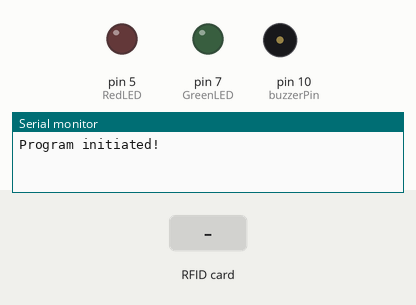
Bench run of a sketch on a simulated Arduino Uno, built with avr-gcc and run on an emulated ATmega328P. Parts: output pins drawn as LEDs (lit = HIGH), buzzer (waves = sounding), the last lines printed to the serial monitor. The test bench sets the inputs (shaded band).

Above: at 1.2 s.
1.3 s: RFID card 5E 7A 19 C4 held to the reader
At 27.59 s:
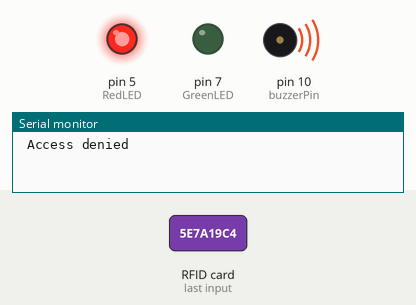
Timing chart, 0 to 29.1 s (numbered marks = the images above; inputs shaded):
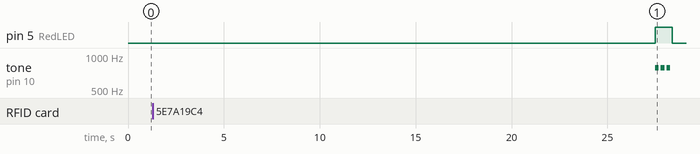

Measured:
- after the input at 1.3 s, pin 5 (RedLED): LOW → HIGH after 26.2 s, → LOW 0.90 s later; tone on pin 10 (buzzerPin): alternates 784 Hz for 0.20 s and silent for 0.10 s, 6 changes in all, then stays silent, starting after 26.2 s

The sketch:

rfid.ino
```cpp
#include <SPI.h>
#include <MFRC522.h>
#include <EEPROM.h>

//notes for the buzzer

/*
const int c = 261;
const int d = 294;
const int e = 329;
const int f = 349;
const int g = 391;
const int gS = 415;
const int a = 440;
const int aS = 455;
const int b = 466;
const int cH = 523;
const int cSH = 554;
const int dH = 587;
const int dSH = 622;
const int eH = 659;
const int fH = 698;
const int fSH = 740;
*/
const int gH = 784; //Only this note is needed if we don't use the darth vader song
/*
const int gSH = 830;
const int aH = 880;
*/


#define buzzerPin  10

#define RedLED 5
#define GreenLED 7
#define YellowLED 6

#define Button1 11
#define Button2 12
#define Button3 13

#define SizeOfTag 4 //How many hex values are stored in one tag
//TODO change that to use the uid.tagsize function
#define TagNumAdress 1023 //memory slot where the number of tags is saved
#define MaxNumOfTags 100 //For allocation in the EEPROM. when cleaning, will only clean the first MaxNumOfTags*SizeOfTag adresses, DO NOT PUT NUMBER GREATER THAN 255


//data pins for the RFID reader
#define SS_PIN 9
#define RST_PIN 8

MFRC522 mfrc522(SS_PIN, RST_PIN);   // Create MFRC522(tag reader) instance.

//Logical functions
bool IsTagValid(); //Checks if tested tag is in the EPPROM and returns 1 or 0
void beep(int note, int duration); //Plays a note for a period of time on the Piezocrystal
void PrintCurrentTagHEX(); //Prints the hex value of tested tag on the serial screen
void ClearEEPROM(); //fills the EEPROM memory with 0's on every adress.

void WriteNewTag();

//executive functions, add stepped motor functionality in these
void AuthorizedAcess();
void DeniedAccess();

void setup()
{

  pinMode(RedLED, OUTPUT);
  pinMode(GreenLED, OUTPUT);
  pinMode(buzzerPin, OUTPUT);

  pinMode(Button1, INPUT);
  pinMode(Button2, INPUT);
  pinMode(Button3, INPUT);

  Serial.begin(9600);   // Initiate a serial communication

  SPI.begin();      // Initiate  SPI bus (data transmition between arduino and RFID reader)
  mfrc522.PCD_Init();   // Initiate MFRC522

  Serial.print("Program initiated!\n\n");
}

void loop()
{
  if ( ! mfrc522.PICC_IsNewCardPresent()) {return;} // Put system on pause untill a new card is present
  if ( ! mfrc522.PICC_ReadCardSerial()) {return;} // If multiple cards are available, select one

  PrintCurrentTagHEX();

  if (IsTagValid())
  {
    //if button 1 is pressed, clear the EEPROM, else continue program as normal
    if(digitalRead(Button1)){
      ClearEEPROM();
    }
    else {
      AuthorizedAcess();
    }
  }

  else {
    if(digitalRead(Button2)) {
      WriteNewTag();
    }
    else {
     DeniedAccess();
    }
  }
}


bool IsTagValid() {
  //We save the number of adresses in the RAM, so the program doesnt have to request data from the EEPROM with each cycle
  byte NumOfTags = EEPROM.read(TagNumAdress);

  Serial.print("initiated card recognision, Num of cards to be tested: ");
  Serial.println(NumOfTags);

  if(mfrc522.uid.size != SizeOfTag) {
    return 0;
  }
  for(byte TagNum = 0; TagNum < NumOfTags; TagNum++){
    Serial.print("testing tag number: ");
    Serial.print(TagNum);
    Serial.print("         With a hex value: ");

    for(int SequencialByte = 0; SequencialByte < SizeOfTag; SequencialByte++) {
      byte TestedByte = EEPROM.read((TagNum*SizeOfTag)+SequencialByte); //we load the EEPROM value in the ram for faster operations
      Serial.print(TestedByte, HEX);
      Serial.print(" ");
      if(mfrc522.uid.uidByte[SequencialByte] == TestedByte){
        if(SequencialByte == SizeOfTag-1) {
          Serial.println("Tag recognized");
          return 1;
        }
      }
      else {
        Serial.println("Byte NOT recognized, skipping to next card");
        break;
      }
    }
    Serial.println("");
  }
  return 0;
}

void PrintCurrentTagHEX(){
  //Show UID on serial monitor
  Serial.print("Current UID tag :");
  for (byte i = 0; i < mfrc522.uid.size; i++)
  {
     Serial.print(mfrc522.uid.uidByte[i],HEX);
     Serial.print(" ");
  }
  Serial.println();
}

void ClearEEPROM() {
        EEPROM.write(TagNumAdress, 0);
      for(int ByteNum = 0; ByteNum < (MaxNumOfTags*SizeOfTag); ByteNum++){
        EEPROM.write(ByteNum, 0);
      }
      Serial.println("Succesfuly erased memory!");

      digitalWrite(RedLED, HIGH);
      digitalWrite(GreenLED, HIGH);
      beep(gH, 800);
      noTone(buzzerPin);
      delay(500);
      beep(gH, 800);
      noTone(buzzerPin);
      digitalWrite(RedLED, LOW);
      digitalWrite(GreenLED, LOW);
}

void beep(int note, int duration)
{
  //Play tone on buzzerPin
  tone(buzzerPin, note, duration);
  delay(duration);

  //Stop tone on buzzerPin
  noTone(buzzerPin);
  delay(50);
}

void WriteNewTag(){
  byte NumOfTags = EEPROM.read(TagNumAdress);
  for(int CurrentByte = 0; CurrentByte < SizeOfTag; CurrentByte++) {
    EEPROM.write((NumOfTags*SizeOfTag)+CurrentByte, mfrc522.uid.uidByte[CurrentByte]);
  }
  //Since memory resets to 0, we want to use adress 0, so we change the counter after writing on the EEPROM
  EEPROM.write(TagNumAdress, NumOfTags+1);

  Serial.println("New tag succesfully written!");
  digitalWrite(GreenLED, HIGH);
  beep(gH, 150);
  delay(20);
  beep(gH, 150);
  digitalWrite(GreenLED, LOW);
}

void AuthorizedAcess() {
  Serial.print("Authorized access\n\n");
  digitalWrite(GreenLED, HIGH);
  beep(gH, 1000);
  digitalWrite(GreenLED, LOW);
}

void DeniedAccess() {
  Serial.println(" Access denied");
  digitalWrite(RedLED, HIGH);
  //firstSection();
  //secondSection();

  beep(gH, 200);
  noTone(buzzerPin);
  delay(50);
  beep(gH, 200);
  noTone(buzzerPin);
  delay(50);
  beep(gH, 200);
  noTone(buzzerPin);
  delay(50);
  digitalWrite(RedLED, LOW);
}


/*
//First part of the Darth Vader theme
void firstSection()
{
  beep(a, 500);
  beep(a, 500);
  beep(a, 500);
  beep(f, 350);
  beep(cH, 150);
  beep(a, 500);
  beep(f, 350);
  beep(cH, 150);
  beep(a, 650);

  delay(500);

  beep(eH, 500);
  beep(eH, 500);
  beep(eH, 500);
  beep(fH, 350);
  beep(cH, 150);
  beep(gS, 500);
  beep(f, 350);
  beep(cH, 150);
  beep(a, 650);

  delay(500);
}


//second part of the Darth Vader theme
void secondSection()
{
  beep(aH, 500);
  beep(a, 300);
  beep(a, 150);
  beep(aH, 500);
  beep(gSH, 325);
  beep(gH, 175);
  beep(fSH, 125);
  beep(fH, 125);
  beep(fSH, 250);

  delay(325);

  beep(aS, 250);
  beep(dSH, 500);
  beep(dH, 325);
  beep(cSH, 175);
  beep(cH, 125);
  beep(b, 125);
  beep(cH, 250);

  delay(350);
}
*/
```
